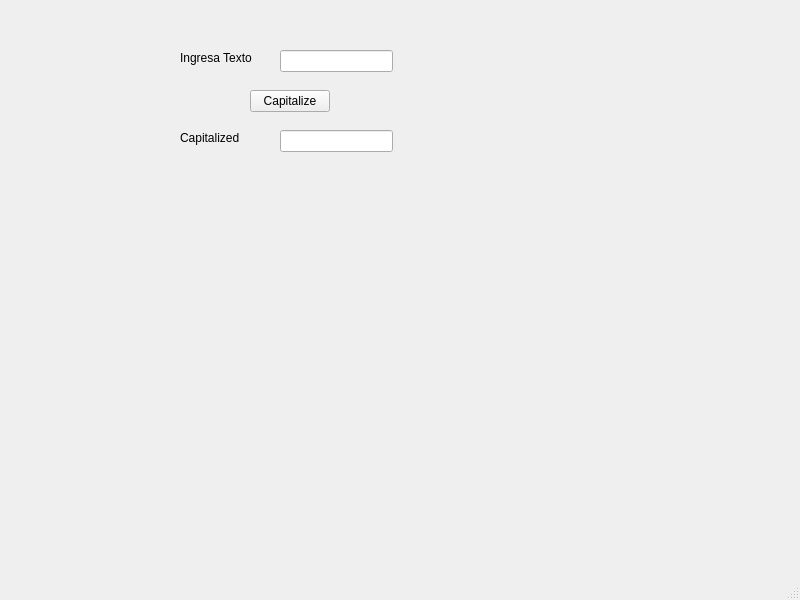
<?xml version="1.0" encoding="UTF-8"?>
<ui version="4.0">
 <class>MainWindow</class>
 <widget class="QMainWindow" name="MainWindow">
  <property name="geometry">
   <rect>
    <x>0</x>
    <y>0</y>
    <width>800</width>
    <height>600</height>
   </rect>
  </property>
  <property name="windowTitle">
   <string>MainWindow</string>
  </property>
  <widget class="QWidget" name="centralwidget">
   <widget class="QLabel" name="ingtext">
    <property name="geometry">
     <rect>
      <x>180</x>
      <y>50</y>
      <width>81</width>
      <height>16</height>
     </rect>
    </property>
    <property name="text">
     <string>Ingresa Texto</string>
    </property>
   </widget>
   <widget class="QPushButton" name="pushButton">
    <property name="geometry">
     <rect>
      <x>250</x>
      <y>90</y>
      <width>80</width>
      <height>22</height>
     </rect>
    </property>
    <property name="text">
     <string>Capitalize</string>
    </property>
   </widget>
   <widget class="QLineEdit" name="ingrusu">
    <property name="geometry">
     <rect>
      <x>280</x>
      <y>50</y>
      <width>113</width>
      <height>22</height>
     </rect>
    </property>
   </widget>
   <widget class="QLineEdit" name="devusu">
    <property name="geometry">
     <rect>
      <x>280</x>
      <y>130</y>
      <width>113</width>
      <height>22</height>
     </rect>
    </property>
   </widget>
   <widget class="QLabel" name="titulo_2">
    <property name="geometry">
     <rect>
      <x>180</x>
      <y>130</y>
      <width>81</width>
      <height>16</height>
     </rect>
    </property>
    <property name="text">
     <string>Capitalized</string>
    </property>
   </widget>
  </widget>
  <widget class="QMenuBar" name="menubar">
   <property name="geometry">
    <rect>
     <x>0</x>
     <y>0</y>
     <width>800</width>
     <height>19</height>
    </rect>
   </property>
  </widget>
  <widget class="QStatusBar" name="statusbar"/>
 </widget>
 <resources/>
 <connections/>
</ui>
